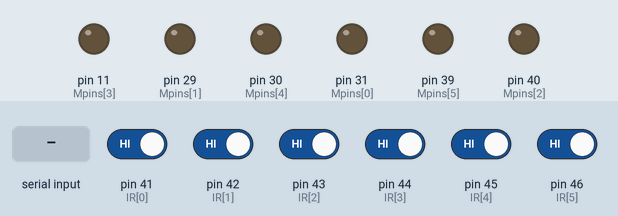
Bench run of a sketch on a simulated Arduino Mega 2560, built with avr-gcc and run on an emulated ATmega2560. Shown: output pins drawn as LEDs (lit = HIGH). The inputs (shaded band) are chosen by the test bench; at power-on: pin 41 (IR[0]), pin 42 (IR[1]), pin 43 (IR[2]), pin 44 (IR[3]), pin 45 (IR[4]), pin 46 (IR[5]) HIGH.

Above: at 1.2 s.
1.3 s: "r" received over the second serial link
4.3 s: "s" received over the second serial link
At 6.8 s:
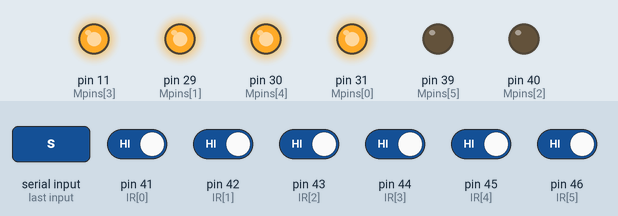
At 7.2 s:
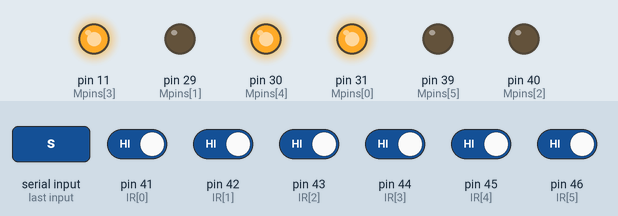
7.3 s: "t" received over the second serial link
Timing chart, 0 to 10.3 s (numbered marks = the images above; inputs shaded):
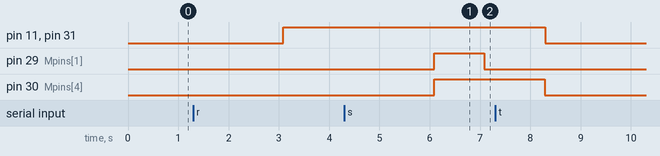

Measured:
- after the input at 1.3 s, pin 11 (Mpins[3]), pin 31 (Mpins[0]): LOW → HIGH after 1.8 s

The sketch:

Line_FollowingRemoteControl.ino
```cpp
// Pins for left & right motors
const uint8_t Mpins[6] = {31,29,40,11,30,39}; // P3.7, 5.4, 2.7, 3.6, 5.5, 2.6, Enable/disable, direction, duty cycle
// Pins for IR emitters
const uint8_t IR[6] = {41,42,43,44,45,46};// P7.0, 7.1, 7.2, 7.3, 7.4, 7.5, 7.6, 7.7, Right to left side of robot

#include "Energia.h" // Include Energia library so that this code can be run in Arduino IDE

char Command; // Command received via bluetooth for remote control, w to go straight at intersections, d to turn right at intersections, a to turn left at intersections,
// s to stop immediately and turnaround

float IRp[6] = {0,0,0,0,0,0}; // Initializing the post calibration sensor readings
float IRw[6] = {1.0,0.66,0.33,-0.33,-0.66,-1.0}; // Weights found from measurements of sensor bar
float c[2] = {0.5,0.5}; // Constant to filter calibration data, current reading weight and past reading weight
float Kp = 0.75; // Proportional control gain
float wb = 0.15; // Baseline motor speed
float wrange = 0.75; // Limit of control input allowed
float bias = 4; // Bias in state measurement
int IRrange[6] = {1,1,1,1,1,1}; // Initializing range of IR sensor readings once offset has been removed
int IRvals[6] = {0,0,0,0,0,0};  // Initializing array for reading IR sensor values
int IRoffset[6] = {0,0,0,0,0,0}; // Initializing array for holding the offset found during calibration
int fudge = 900; // Fudge factor to drive sensors below 0 when reading nothing
int tcal = 3000; // Time for calibration, in ms
byte control[3] = {0,0,0}; // Variables to control state of system

void setup() {
  Serial1.begin(9600);
  for (byte i = 0; i <= 5; i++){ // Setup motor pins
    pinMode(Mpins[i],OUTPUT); // Setup motor pins as outputs
  }
  // IR pinmode set in loop
}

void loop() {
  sens(); // Update IR sensor reading

  while ((Command!='r')&&(control[0]==0)){
    stop();
    if (control[1]==0){
      Serial1.println("Press r to begin line following");
      delay(1000);
      Serial1.println("Press w to go straight at intersections press d to go right at intersections");
      Serial1.println("Press a to go left at intersections, and press s to turnaround");
      delay(1000);
      Serial1.println("Press t to stop the robot");
      delay(1000);
      control[1] = 1;
    }
    while (Serial1.available()>0){
      Command = Serial1.read();
    }
    if (Command=='r'){
      control[0]++;
    }
  }

  long ts = millis(); // Time at start of calibration
  while(control[2] == 0){ // Calibrate IR sensors
    sens(); // Activate IR array
    forward(); // Drive slowly forward
    for (int i=0;i<sizeof(IR);i++){
      IRoffset[i] = IRvals[i]*c[0] + IRoffset[i]*c[1]; // Calculate offset from 0 with weight factors c1 & c2 applied against previous and current values to filter data
    }
    if (millis()-ts > tcal){ // Once the calibration time has passed
      for (int i=0;i<sizeof(IR);i++){
        IRoffset[i] = fudge + IRoffset[i]; // Use current IRoffset, drive readings of no line below 0 with fudge factor
        IRrange[i] = 3500-IRoffset[i]; // Find full range of IR values for individual sensor, used to normalize later.
      }
      stop(); // Stop moving foward
      control[2] = 1; // Variable to break while loop
    }
  }

  while (Serial1.available()>0){
    Command = Serial1.read();
  }

  float Itot = 0; // Total sensor bar readings, initialize upcoming for loop
  float dot = 0; // Variable to hold dot product, initialize upcoming for loop
  for (int i=0;i<sizeof(IR);i++){ // Find sum of weights along sensor bar, implement command
    IRp[i] = IRvals[i]-IRoffset[i]; // Pull out sensor bias
    if (IRp[i] < 0){ // Saturate at 0
      IRp[i] = 0;
    }
    else{
      IRp[i] = (IRp[i]/IRrange[i]); // Normalize output to range of 0-1 with floating point precision
    }
    if (Command == 'w'){ // If command is to go straight
      IRp[2] = (bias-1)*IRp[2]; // Bias center-left
      IRp[3] = bias*IRp[3]; // Bias center-right
    }
    else if (Command == 'd'){ // If command is to turn right at intersections
      IRp[0] = bias*IRp[0]; // Bias to turn right
      IRp[1] = (bias-1)*IRp[1]; // Bias to turn right
    }
    else if (Command == 'a'){ // If command is to turn left at intersections
      IRp[5] = (bias-1)*IRp[5]; // Bias to turn left
      IRp[6] = bias*IRp[6]; // Bias to turn left
    }
    Itot = Itot + IRp[i]; // Sum of sensor measurements
    dot = IRp[i]*IRw[i] + dot; // Dot product of sensor weights with sensor measurements
  }
  float x = (dot/Itot); // // Position of line under bar, 1DOF system with origin at the center of the bar and positive x pointing to the right from a top down perspective
  if (Itot == 0){ // In case of division by 0
    x = 0;
  }
  float u1 = Kp*x; // Control input to left motor
  float u2 = -Kp*x; // Control input to right motor
  constrain(u1, -wrange, wrange); // Saturate control input
  constrain(u2, -wrange, wrange); // Saturate control input
  float w2 = u2 + wb; // Right motor duty cycle
  float w1 = u1 + wb; // Left motor duty cycle

  if (Command=='s'){ // If commanded to turnaround, turnaround and then reset to driving straight
    turnaround();
    Command = 'w';
  }
  else if (Command=='t'){
    control[0] = 0;
    control[1] = 0;
  }

  drive(w1,w2); // Send signals to motors
  Serial1.println(x);
}

void drive(float w1,float w2){ // Drive function for sending control signals to wheels
  if (w1<0){ // Decide motor direction
    digitalWrite(Mpins[1],HIGH); // Set left motor backward if desired speed is negative
  }
  if (w1>=0){
    digitalWrite(Mpins[1],LOW); // Set left motor forward if desired speed is positive
  }
  digitalWrite(Mpins[0], HIGH); // Enable left motor
  analogWrite(Mpins[2], round(abs(w1)*255)); // Implement duty cycle on left motor
  digitalWrite(Mpins[3], HIGH); // Enable right motor
	if (w2<0){
    digitalWrite(Mpins[4],HIGH); // Set right motor direction backward if desired speed is negative
  }
  if (w2>=0){
    digitalWrite(Mpins[4],LOW); // Set right motor direction forward if desired speed is positive
  }
  analogWrite(Mpins[5], round(abs(w2)*255)); // Implement duty cycle on right motor
}

void sens(){ // Pull in sensor data from IR sensors
  for (int i=0;i<sizeof(IR);i++){
    IRvals[i] = 3500; // Initialize readings, this will be the return if no reflection is received
    pinMode(IR[i], OUTPUT); // Prepare to emit
    digitalWrite(IR[i], HIGH); // Emit
  }
  delayMicroseconds(10); // Time taken for sensor to fully emit
  noInterrupts(); // Disable interrupts to turn whole bar off at once
  long t1 = micros(); // Initialize current time
  long t2 = 0; // Initialize future time
  for (int i=0;i<sizeof(IR);i++){
    pinMode(IR[i], INPUT); // Change emitters to receivers
  }
  while (t2 < 3500){
    t2 = micros() - t1;
    for (int i=0;i<sizeof(IR);i++){
      if ((digitalRead(IR[i]) == LOW) && (t2 < IRvals[i])){
        IRvals[i] = t2;
      }
    }
    interrupts(); // re-enable
  }
}

void forward(){ // Go forward
  digitalWrite(Mpins[0], HIGH); // Enable left motor
	digitalWrite(Mpins[1], LOW); // Set left motor direction as clockwise
  float p1 = 0.07;
  analogWrite(Mpins[2], round(p1*255));
  digitalWrite(Mpins[3], HIGH); // Enable right motor
	digitalWrite(Mpins[4], LOW); // Set right motor direction as clockwise
  analogWrite(Mpins[5], round(p1*255));
}

void stop(){ // Disable the motors to stop the robot
  digitalWrite(Mpins[0], LOW); // Disable left motor
  digitalWrite(Mpins[3], LOW); // Disable right motor
}

void turnaround(){ // Backup and turn around 180 degrees
  stop(); // Disable motors
  digitalWrite(Mpins[0], HIGH); // Enable left motor
	digitalWrite(Mpins[1], HIGH); // Set left motor direction as counterclockwise
  float p1 = 0.10; // PWM command percentage
  analogWrite(Mpins[2], round(p1*255));
  digitalWrite(Mpins[3], HIGH);
  digitalWrite(Mpins[4], HIGH);
  analogWrite(Mpins[5], round(p1*255));
  delay(1000); // Delay to allow enough time for the robot to leave the wall in reverse
  stop(); // Disable motors
  digitalWrite(Mpins[0], HIGH); // Enable left motor
	digitalWrite(Mpins[1], LOW); // Set left motor direction as clockwise
  p1 = 0.20; // New PWM command percentage
  analogWrite(Mpins[2], round(p1*255));
  digitalWrite(Mpins[3], HIGH);
  digitalWrite(Mpins[4], HIGH);
  analogWrite(Mpins[5], round(p1*255));
  delay(1200); // Delay to allow the robot enough time to turn around
  stop(); // Disable motors
}
```
